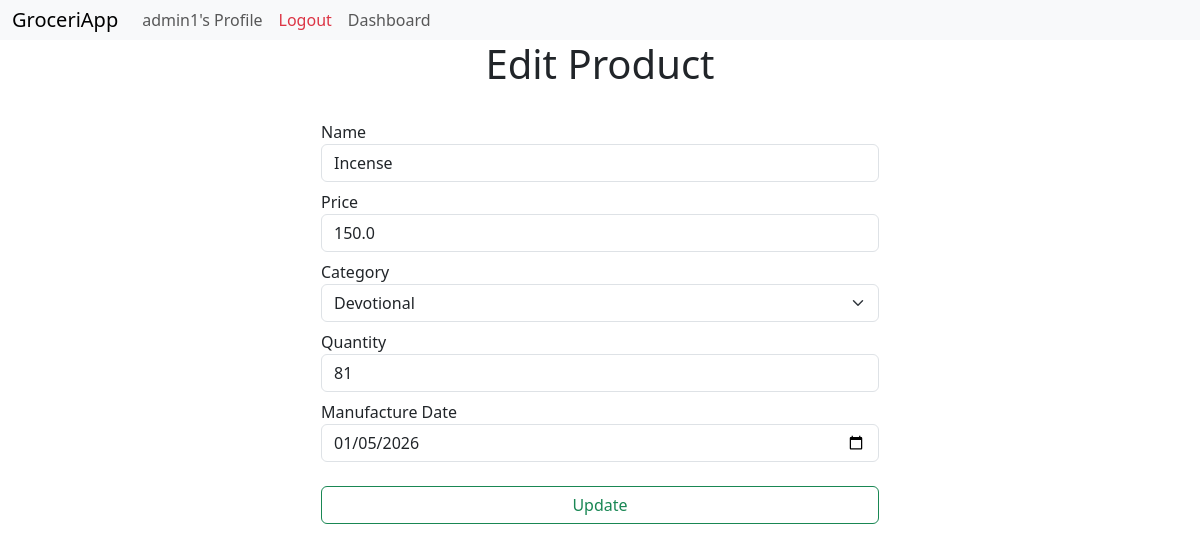
The page /product/1/edit (signed in) on the database as committed earlier.
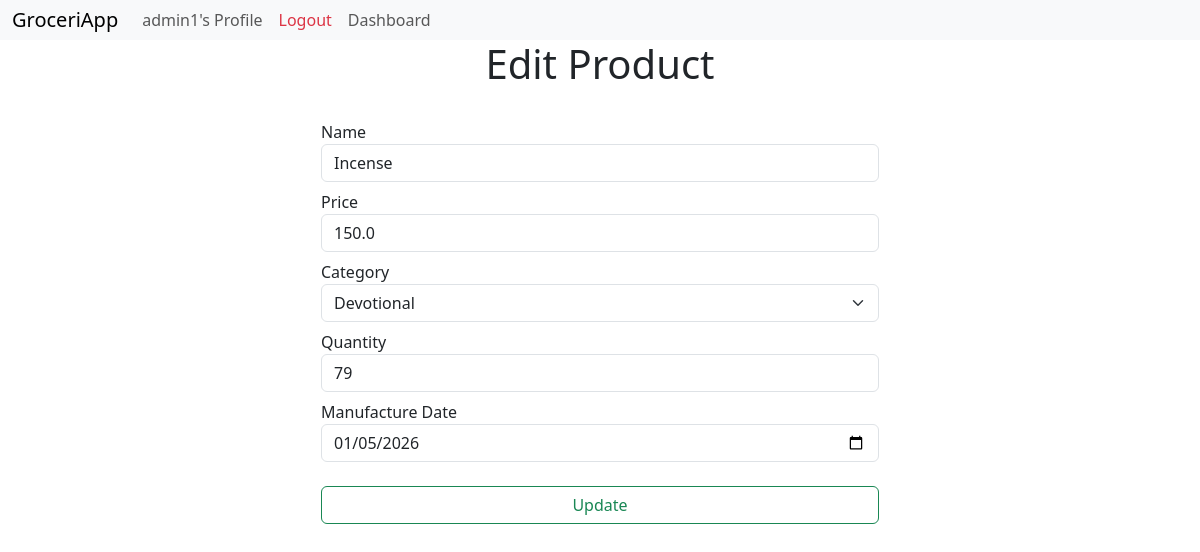
The same page on the database as committed later.
### models.py (models this page shows)
class Product(db.Model):
    __tablename__ = "product"
    id = db.Column(db.Integer, primary_key = True)
    name = db.Column(db.String(63), nullable = False)
    category_id = db.Column(db.Integer, db.ForeignKey('category.id'), nullable = False)
    quantity = db.Column(db.Integer, nullable = False)
    price = db.Column(db.Float, nullable = False)
    man_date = db.Column(db.Date, nullable = False)
    carts = db.relationship("Cart", backref='product', lazy = True)
    orders = db.relationship("Order", backref="product", lazy= True)

### routes.py (the view)
@bprint.route('/product/<int:id>/edit')
@admin_required
def edit_product(id):
    product = Product.query.get(id)
    return render_template('/product/edit.html', user = User.query.get(session['user_id']),
                           product = Product.query.get(id),
                           categories = Category.query.all(),
                           now = datetime.datetime.now().strftime("%Y-%m-%d"),
                           manufacture_date = product.man_date.strftime("%Y-%m-%d")
                           )

### routes.py (called while the page is built)
def admin_required(func):
    @wraps(func)
    def inner(*args, **kwargs):
        if 'user_id' not in session:
            flash("You need to login first to continue")
            return redirect(url_for('main.login'))
        user = User.query.get(session['user_id'])
        if not user.is_admin:
            flash('You are not authorized to make changes!')
            return redirect(url_for('main.homepage'))
        return func(*args, **kwargs)
    return inner

### templates/product/edit.html (shortened to what this page needs)
{% extends 'layout.html' %}
{% block content %}
<h1>Edit Product</h1>
<form method="post" class = "form">
    <label for="name" class="form-label">Name
        <input type="text" name="name" id="name" class="form-control"  value = {{product.name}} required/>
    </label>
    <label for="price", class="form-label">Price
        <input type="number" name="price" id="price" class="form-control" value = {{product.price}} required />
    </label>
    <label for="category" class="form-label">Category
        <select name="category" id="category" class="form-select" value= {{product.category_id}} required>
            {% for category in categories %}
                {% if category.id == product.category_id %}
                    <option value = "{{category.id}}" selected>{{category.name}}</option>
                {% else %}
                <option value="{{category.id}}">{{category.name}}</option>
                {% endif %}
            {% endfor %}
        </select>
    </label>
    <label for="quantity" class="form-label">Quantity
        <input type="number" name="quantity" id="quantity" class="form-control" value = {{product.quantity}} required/>
    </label>
    <label for="manufacture_date" class="form-label">Manufacture Date
        <input type="date"  name="manufacture_date" id="manufacture_date" max = "{{now}}" class="form-control" value = {{manufacture_date}} required />
    </label>
    <input type="submit" value = "Update" class="btn btn-outline-success mt-3"/>
</form>
{% endblock %}

Rows that differ between the two databases and show on the page:
changed Product: quantity "81" → "79"
